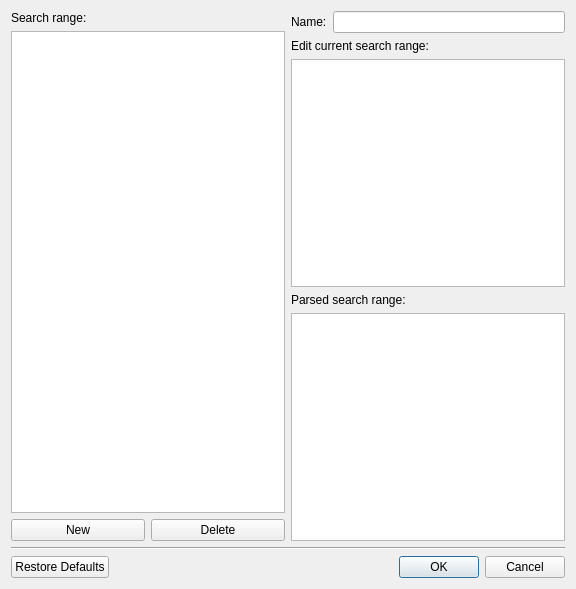
<ui version="4.0" >
 <class>crangechooserdialog</class>
 <widget class="QDialog" name="crangechooserdialog" >
  <property name="geometry" >
   <rect>
    <x>0</x>
    <y>0</y>
    <width>576</width>
    <height>589</height>
   </rect>
  </property>
  <property name="windowTitle" >
   <string>Search range editor</string>
  </property>
  <layout class="QVBoxLayout" >
   <item>
    <layout class="QHBoxLayout" >
     <item>
      <layout class="QVBoxLayout" >
       <item>
        <widget class="QLabel" name="m_rangeListLabel" >
         <property name="text" >
          <string>Search range:</string>
         </property>
         <property name="buddy" >
          <cstring>m_rangeList</cstring>
         </property>
        </widget>
       </item>
       <item>
        <widget class="QListWidget" name="m_rangeList" />
       </item>
       <item>
        <layout class="QHBoxLayout" >
         <item>
          <widget class="QPushButton" name="m_newRangeButton" >
           <property name="text" >
            <string>New</string>
           </property>
          </widget>
         </item>
         <item>
          <widget class="QPushButton" name="m_deleteRangeButton" >
           <property name="text" >
            <string>Delete</string>
           </property>
          </widget>
         </item>
        </layout>
       </item>
      </layout>
     </item>
     <item>
      <layout class="QVBoxLayout" >
       <item>
        <layout class="QHBoxLayout" >
         <item>
          <widget class="QLabel" name="m_nameEditLabel" >
           <property name="text" >
            <string>Name:</string>
           </property>
           <property name="buddy" >
            <cstring>m_nameEdit</cstring>
           </property>
          </widget>
         </item>
         <item>
          <widget class="QLineEdit" name="m_nameEdit" />
         </item>
        </layout>
       </item>
       <item>
        <widget class="QLabel" name="m_rangeEditLabel" >
         <property name="text" >
          <string>Edit current search range:</string>
         </property>
         <property name="buddy" >
          <cstring>m_rangeEdit</cstring>
         </property>
        </widget>
       </item>
       <item>
        <widget class="QTextEdit" name="m_rangeEdit" />
       </item>
       <item>
        <widget class="QLabel" name="m_resultListLabel" >
         <property name="text" >
          <string>Parsed search range:</string>
         </property>
         <property name="buddy" >
          <cstring>m_resultList</cstring>
         </property>
        </widget>
       </item>
       <item>
        <widget class="QListWidget" name="m_resultList" />
       </item>
      </layout>
     </item>
    </layout>
   </item>
   <item>
    <widget class="Line" name="line" >
     <property name="orientation" >
      <enum>Qt::Horizontal</enum>
     </property>
    </widget>
   </item>
   <item>
    <widget class="QDialogButtonBox" name="buttonBox" >
     <property name="orientation" >
      <enum>Qt::Horizontal</enum>
     </property>
     <property name="standardButtons" >
      <set>QDialogButtonBox::Cancel|QDialogButtonBox::NoButton|QDialogButtonBox::Ok|QDialogButtonBox::RestoreDefaults</set>
     </property>
    </widget>
   </item>
  </layout>
 </widget>
 <resources/>
 <connections>
  <connection>
   <sender>buttonBox</sender>
   <signal>accepted()</signal>
   <receiver>crangechooserdialog</receiver>
   <slot>accept()</slot>
   <hints>
    <hint type="sourcelabel" >
     <x>248</x>
     <y>254</y>
    </hint>
    <hint type="destinationlabel" >
     <x>157</x>
     <y>274</y>
    </hint>
   </hints>
  </connection>
  <connection>
   <sender>buttonBox</sender>
   <signal>rejected()</signal>
   <receiver>crangechooserdialog</receiver>
   <slot>reject()</slot>
   <hints>
    <hint type="sourcelabel" >
     <x>316</x>
     <y>260</y>
    </hint>
    <hint type="destinationlabel" >
     <x>286</x>
     <y>274</y>
    </hint>
   </hints>
  </connection>
 </connections>
</ui>
